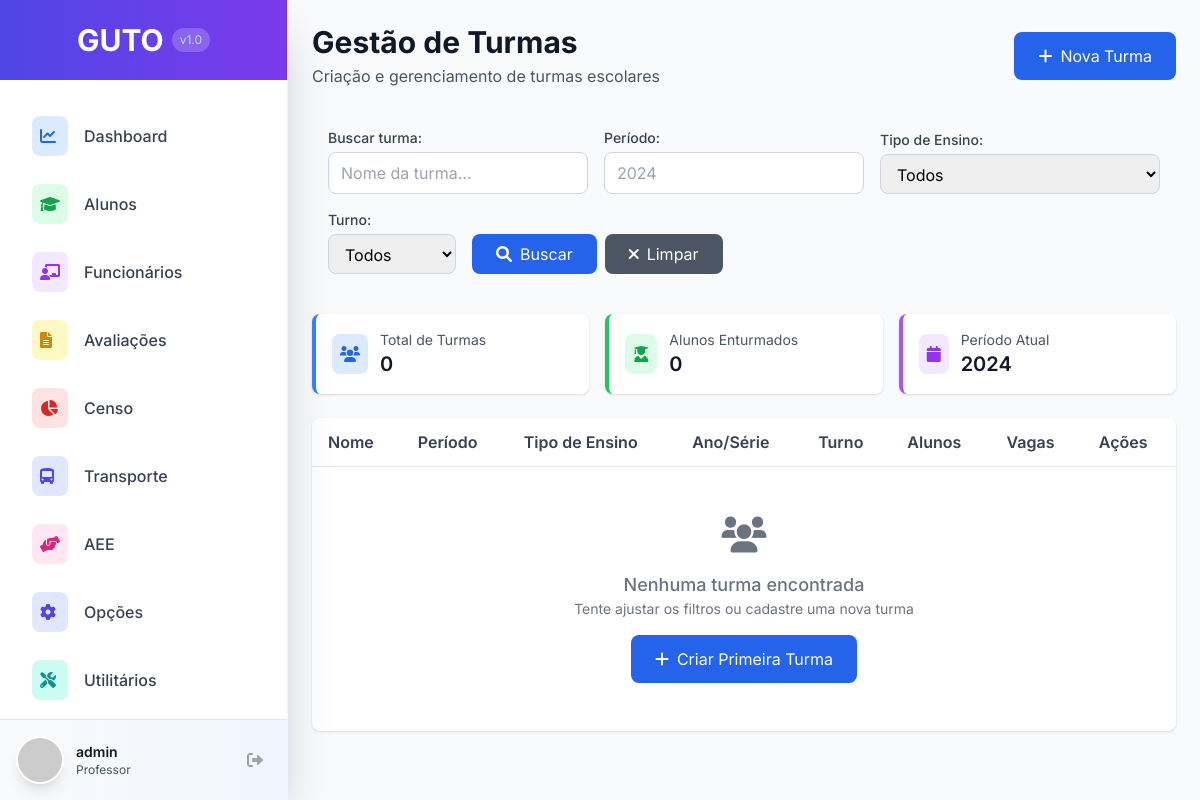
Before: /avaliacao/turmas/ (signed in) with the older database file.
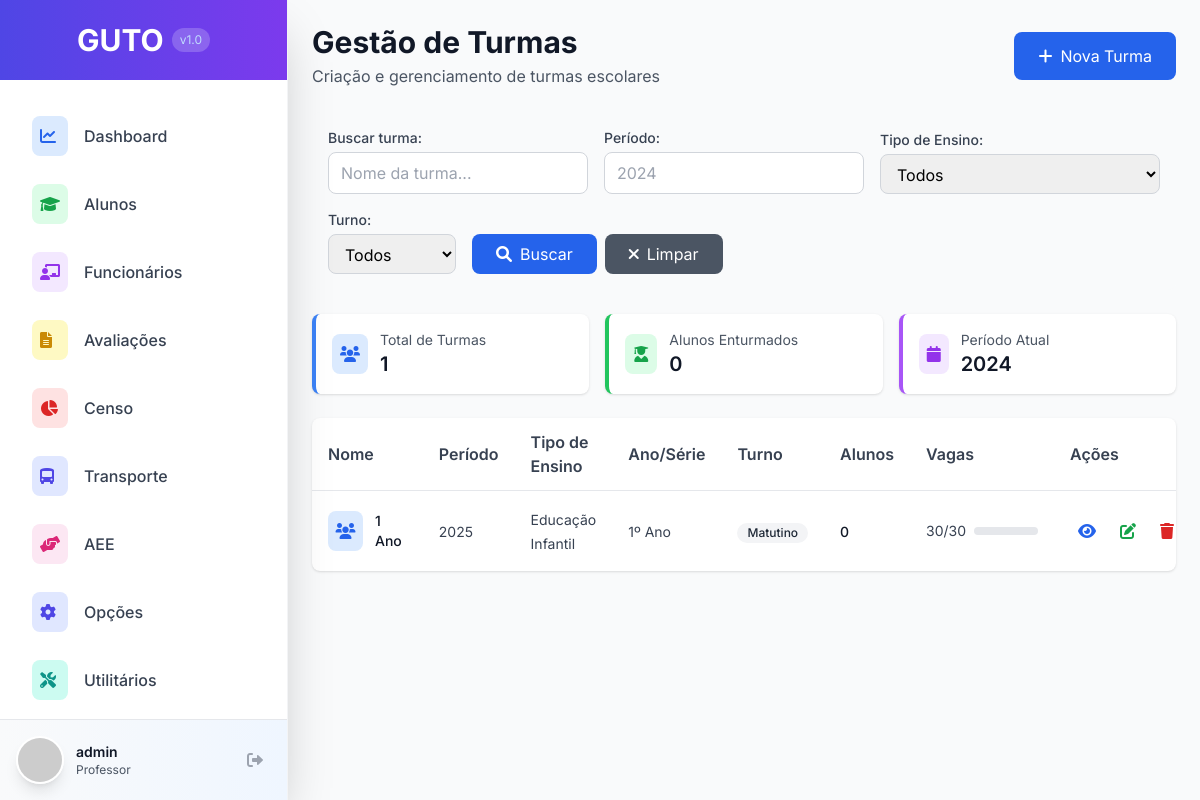
After: the same page with the newer database file.
### avaliacao/models.py (models this page shows, shortened)
class Turma(models.Model):
    TIPO_ENSINO_CHOICES = [
        ('EDUCACAO_INFANTIL', 'Educação Infantil'),
        ('ENSINO_FUNDAMENTAL_I', 'Ensino Fundamental I'),
        ('ENSINO_FUNDAMENTAL_II', 'Ensino Fundamental II'),
        ('ENSINO_MEDIO', 'Ensino Médio'),
        ('EJA', 'Educação de Jovens e Adultos'),
        ('TECNICO', 'Técnico'),
    ]
    ANO_SERIE_CHOICES = [
        ('BERÇARIO', 'Berçário'),
        ('MATERNAL_I', 'Maternal I'),
        ('MATERNAL_II', 'Maternal II'),
        ('PRE_I', 'Pré I'),
        ('PRE_II', 'Pré II'),
        ('1_ANO', '1º Ano'),
        ('2_ANO', '2º Ano'),
        ('3_ANO', '3º Ano'),
        ('4_ANO', '4º Ano'),
        ('5_ANO', '5º Ano'),
        ('6_ANO', '6º Ano'),
        ('7_ANO', '7º Ano'),
        ('8_ANO', '8º Ano'),
        ('9_ANO', '9º Ano'),
        ('1_SERIE', '1ª Série'),
        ('2_SERIE', '2ª Série'),
        ('3_SERIE', '3ª Série'),
    ]
    TURNO_CHOICES = [
        ('MATUTINO', 'Matutino'),
        ('VESPERTINO', 'Vespertino'),
        ('NOTURNO', 'Noturno'),
        ('INTEGRAL', 'Integral'),
    ]
    nome = models.CharField(max_length=255, verbose_name="Nome da Turma")
    periodo_letivo = models.CharField(max_length=4, default=str(date.today().year), verbose_name="Período Letivo")
    tipo_ensino = models.CharField(max_length=50, choices=TIPO_ENSINO_CHOICES, verbose_name="Tipo de Ensino")
    ano_serie = models.CharField(max_length=50, choices=ANO_SERIE_CHOICES, verbose_name="Ano/Série")
    turno = models.CharField(max_length=20, choices=TURNO_CHOICES, verbose_name="Turno")
    diario_fechado = models.BooleanField(default=False, verbose_name="Diário Fechado")
    vagas_total = models.IntegerField(default=30, verbose_name="Total de Vagas")
    data_criacao = models.DateTimeField(auto_now_add=True, verbose_name="Data de Criação", null=True, blank=True)
    usuario_criacao = models.ForeignKey(User, on_delete=models.PROTECT, verbose_name="Criado por", null=True, blank=True)
    class Meta:
        verbose_name = "Turma"
        verbose_name_plural = "Turmas"
        unique_together = ['nome', 'periodo_letivo']
        ordering = ['periodo_letivo', 'ano_serie', 'nome']
    def get_total_alunos(self):
        return self.enturmacoes.filter(ativo=True).count()
    def get_vagas_disponiveis(self):
        return self.vagas_total - self.get_total_alunos()
    def get_percentual_ocupacao(self):
        if self.vagas_total == 0:
            return 0
        return round((self.get_total_alunos() * 100) / self.vagas_total)

### avaliacao/views.py (the view)
# urls.py: path('turmas/', views.turmas_list, name='turmas_list'),
@login_required
def turmas_list(request):
    turmas = Turma.objects.all()
    busca = request.GET.get('busca', '')
    periodo_letivo = request.GET.get('periodo_letivo', '')
    tipo_ensino = request.GET.get('tipo_ensino', '')
    turno = request.GET.get('turno', '')
    if busca:
        turmas = turmas.filter(nome__icontains=busca)
    if periodo_letivo:
        turmas = turmas.filter(periodo_letivo=periodo_letivo)
    if tipo_ensino:
        turmas = turmas.filter(tipo_ensino=tipo_ensino)
    if turno:
        turmas = turmas.filter(turno=turno)
    paginator = Paginator(turmas, 25)
    page_number = request.GET.get('page')
    turmas_page = paginator.get_page(page_number)
    total_turmas = Turma.objects.count()
    total_alunos_enturmados = Enturmacao.objects.filter(ativo=True).count()
    context = {
        'turmas': turmas_page,
        'busca': busca,
        'periodo_letivo': periodo_letivo,
        'tipo_ensino': tipo_ensino,
        'turno': turno,
        'total_turmas': total_turmas,
        'total_alunos_enturmados': total_alunos_enturmados,
        'tipo_ensino_choices': Turma.TIPO_ENSINO_CHOICES,
        'turno_choices': Turma.TURNO_CHOICES,
    }
    return render(request, 'avaliacao/turmas_list.html', context)

### templates/avaliacao/turmas_list.html (shortened to what the changed rows need)
{% extends 'base.html' %}
{% block content %}
<div class="flex flex-col space-y-6">
    <div class="flex items-center justify-between">
        <div>
            <h1 class="text-3xl font-bold text-gray-900">Gestão de Turmas</h1>
        </div>
    </div>
    <div class="grid grid-cols-1 md:grid-cols-3 gap-4">
        <div class="bg-white p-4 rounded-lg shadow border-l-4 border-blue-500">
            <div class="flex items-center">
                <div class="ml-3">
                    <p class="text-sm text-gray-600">Total de Turmas</p>
                    <p class="text-xl font-semibold text-gray-900">{{ total_turmas }}</p>
                </div>
            </div>
        </div>
    </div>
    <div class="bg-white rounded-lg shadow overflow-hidden">
        <div class="overflow-x-auto">
            <table class="w-full table-auto">
                <thead>
                    <tr class="border-b border-gray-200">
                        <th class="text-left py-3 px-4 font-semibold text-gray-700">Nome</th>
                        <th class="text-left py-3 px-4 font-semibold text-gray-700">Período</th>
                        <th class="text-left py-3 px-4 font-semibold text-gray-700">Tipo de Ensino</th>
                        <th class="text-left py-3 px-4 font-semibold text-gray-700">Ano/Série</th>
                        <th class="text-left py-3 px-4 font-semibold text-gray-700">Turno</th>
                        <th class="text-left py-3 px-4 font-semibold text-gray-700">Alunos</th>
                        <th class="text-left py-3 px-4 font-semibold text-gray-700">Vagas</th>
                        <th class="text-left py-3 px-4 font-semibold text-gray-700">Ações</th>
                    </tr>
                </thead>
                <tbody class="divide-y divide-gray-100">
                    {% for turma in turmas %}
                    <tr class="hover:bg-gray-50 transition-colors">
                        <td class="py-4 px-4">
                            <div class="flex items-center space-x-3">
                                <div class="w-10 h-10 rounded-lg bg-blue-100 flex items-center justify-center">
                                    <i class="fas fa-users text-blue-600"></i>
                                </div>
                                <div>
                                    <p class="text-sm font-medium text-gray-900">{{ turma.nome }}</p>
                                </div>
                            </div>
                        </td>
                        <td class="py-4 px-4">
                            <span class="text-sm text-gray-700">{{ turma.periodo_letivo }}</span>
                        </td>
                        <td class="py-4 px-4">
                            <span class="text-sm text-gray-700">{{ turma.get_tipo_ensino_display }}</span>
                        </td>
                        <td class="py-4 px-4">
                            <span class="text-sm text-gray-700">{{ turma.get_ano_serie_display }}</span>
                        </td>
                        <td class="py-4 px-4">
                            <span class="inline-flex items-center px-2.5 py-0.5 rounded-full text-xs font-medium bg-gray-100 text-gray-800">
                                {{ turma.get_turno_display }}
                            </span>
                        </td>
                        <td class="py-4 px-4">
                            <span class="text-sm font-medium text-gray-900">{{ turma.get_total_alunos }}</span>
                        </td>
                        <td class="py-4 px-4">
                            <div class="flex items-center space-x-2">
                                <span class="text-sm text-gray-700">{{ turma.get_vagas_disponiveis }}/{{ turma.vagas_total }}</span>
                                <div class="w-16 bg-gray-200 rounded-full h-2">
                                </div>
                            </div>
                        </td>
                        <td class="py-4 px-4">
                            <div class="flex items-center space-x-2">
                                <a href="{% url 'avaliacao:turma_detail' turma.pk %}"
                                   class="text-blue-600 hover:text-blue-900 p-2 rounded-lg hover:bg-blue-50 transition-colors"
                                   title="Ver detalhes">
                                    <i class="fas fa-eye"></i>
                                </a>
                                <a href="{% url 'avaliacao:turma_edit' turma.pk %}"
                                   class="text-green-600 hover:text-green-900 p-2 rounded-lg hover:bg-green-50 transition-colors"
                                   title="Editar">
                                    <i class="fas fa-edit"></i>
                                </a>
                                <a href="{% url 'avaliacao:turma_delete' turma.pk %}"
                                   class="text-red-600 hover:text-red-900 p-2 rounded-lg hover:bg-red-50 transition-colors"
                                   title="Excluir">
                                    <i class="fas fa-trash"></i>
                                </a>
                            </div>
                        </td>
                    </tr>
                    {% empty %}
                    <tr>
                        <td colspan="8" class="text-center py-12">
                            <div class="text-gray-500">
                                <i class="fas fa-users text-4xl mb-4 block"></i>
                                <p class="text-lg font-medium">Nenhuma turma encontrada</p>
                                <p class="text-sm">Tente ajustar os filtros ou cadastre uma nova turma</p>
                                <a href="{% url 'avaliacao:turma_create' %}" class="bg-blue-600 text-white px-6 py-3 rounded-lg hover:bg-blue-700 transition-colors mt-4 inline-block">
                                    <i class="fas fa-plus mr-2"></i>Criar Primeira Turma
                                </a>
                            </div>
                        </td>
                    </tr>
                    {% endfor %}
                </tbody>
            </table>
        </div>
    </div>
</div>
{% endblock %}

Changed rows visible on the page:
added Turma: nome "1 Ano", periodo_letivo "2025", tipo_ensino "Educação Infantil", ano_serie "1º Ano", turno "Matutino", get_total_alunos "0", get_vagas_disponiveis "30", vagas_total "30"
Other visible differences:
{{ total_turmas }}: "0" → "1"
text no longer shown: "Nenhuma turma encontrada Tente ajustar os filtros ou cadastre uma nova turma Criar Primeira Turma"
